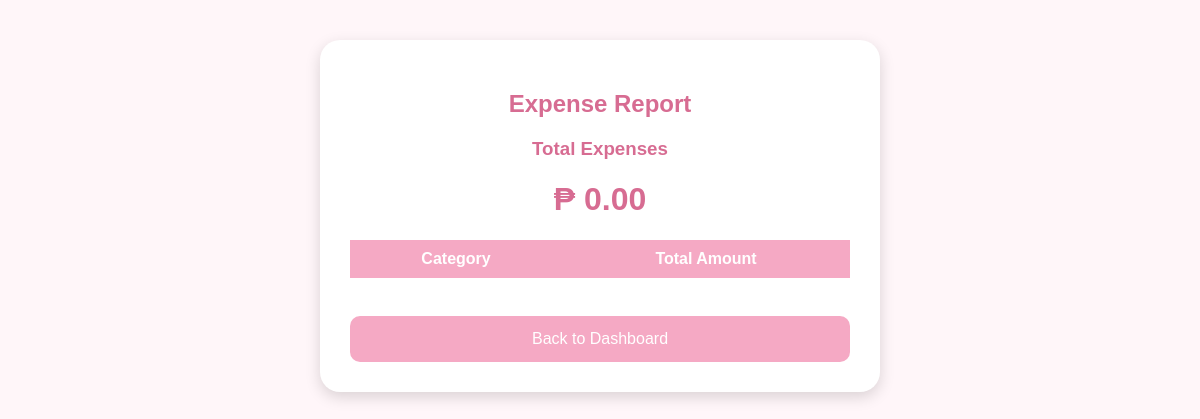
The app's page /reports (signed in), older data.
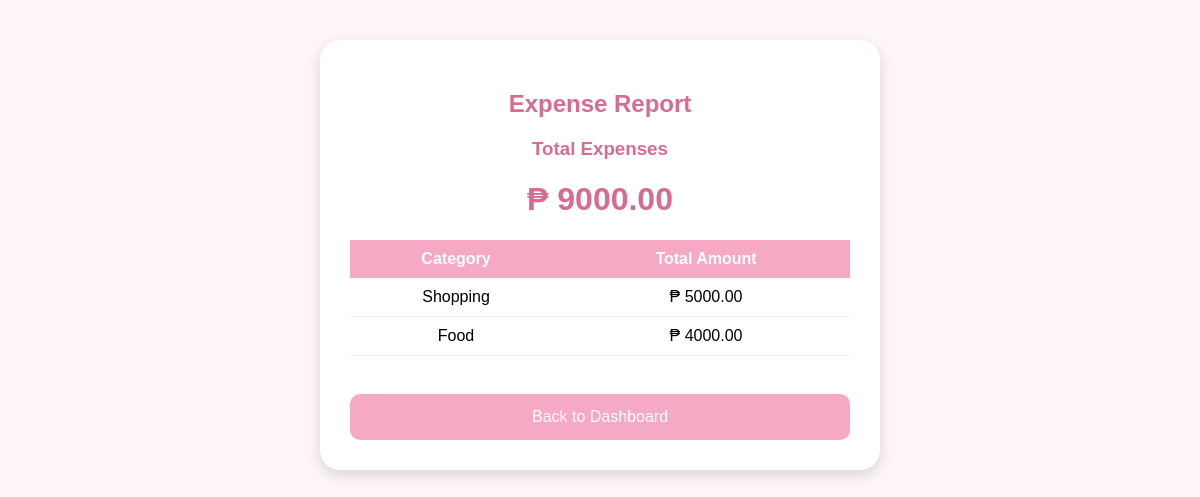
The same page, newer data.
### tables this page shows
CREATE TABLE expenses (

    id INTEGER PRIMARY KEY AUTOINCREMENT,

    user_id INTEGER,

    category TEXT,

    amount REAL,

    payment_method TEXT,

    expense_date TEXT,

    notes TEXT,

    FOREIGN KEY(user_id) REFERENCES users(id)

);

### app.py (the view)
@app.route("/reports")
def reports():
    if "user_id" not in session:
        return redirect("/login")
    conn = get_db_connection()
    expenses = conn.execute(
        """
        SELECT
            category,
            SUM(amount) AS total
        FROM expenses
        WHERE user_id=?
        GROUP BY category
        ORDER BY total DESC
        """,
        (session["user_id"],)
    ).fetchall()
    overall = conn.execute(
        """
        SELECT IFNULL(SUM(amount),0)
        FROM expenses
        WHERE user_id=?
        """,
        (session["user_id"],)
    ).fetchone()[0]
    conn.close()
    return render_template(
        "reports.html",
        expenses=expenses,
        overall=overall
    )

### app.py (called while the page is built)
def get_db_connection():
    conn = sqlite3.connect(DATABASE)
    conn.row_factory = sqlite3.Row
    return conn

### templates/reports.html (shortened to what this page needs)
<!DOCTYPE html>
<html lang="en">
<head>
    <link rel="stylesheet" href="{{ url_for('static', filename='css/style.css') }}">
</head>
<body>
<div class="container">
    <h2>Expense Report</h2>
    <h3>Total Expenses</h3>
    <h1>₱ {{ "%.2f"|format(overall) }}</h1>
    <table>
        <tr>
            <th>Category</th>
            <th>Total Amount</th>
        </tr>
        {% for expense in expenses %}
        <tr>
            <td>{{ expense.category }}</td>
            <td>₱ {{ "%.2f"|format(expense.total) }}</td>
        </tr>
        {% endfor %}
    </table>
    <br>
    <a href="{{ url_for('dashboard') }}">
        <button>Back to Dashboard</button>
    </a>
</div>
</body>
</html>

Row changes from the older to the newer data that the page shows:
added expenses: category "Shopping", total "5000.00"
added expenses: category "Food", total "4000.00"
Text that changed along with them:
{{ "%.2f"|format(overall) }}: "0.00" → "9000.00"
